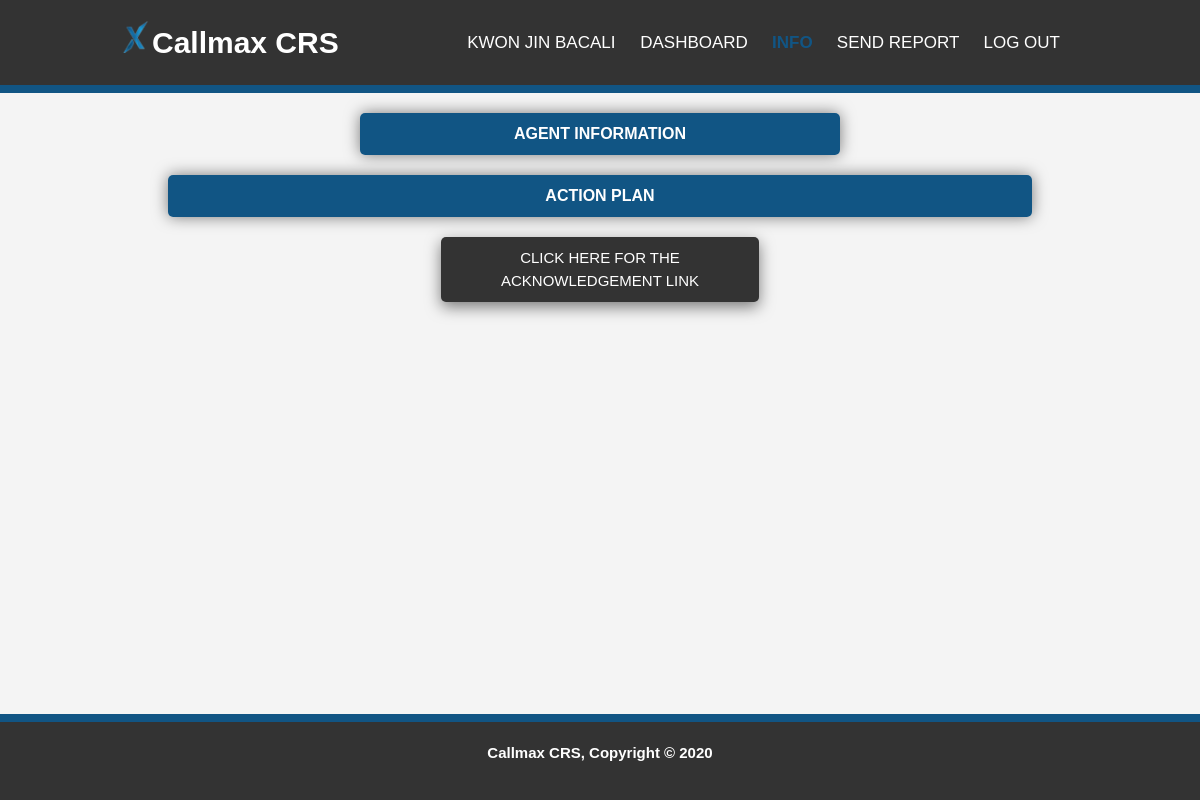
The page /QAV/info.php?n=20 (signed in) on the database as committed earlier.
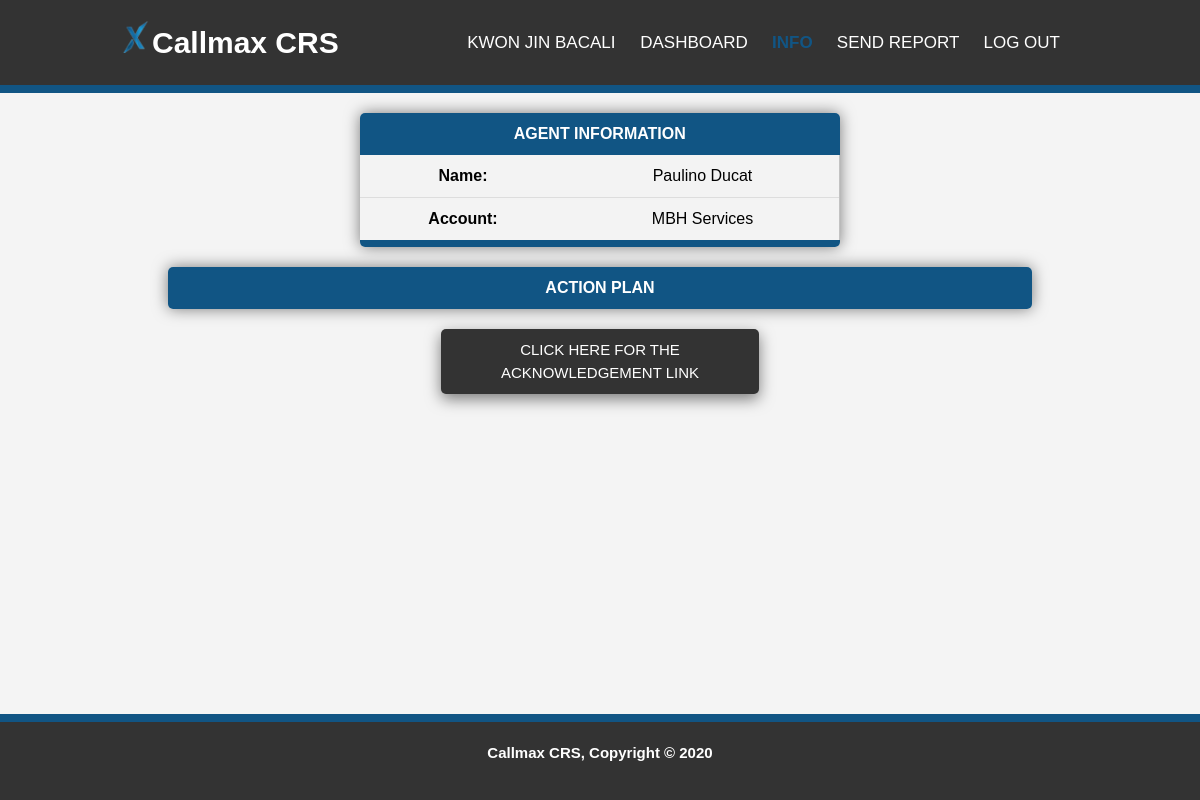
The same page on the database as committed later.
### tables this page shows
CREATE TABLE `agent_reports` (
  `id` int(11) NOT NULL,
  `report_id` int(11) DEFAULT NULL,
  `agent` varchar(255) DEFAULT NULL,
  `account` varchar(255) DEFAULT NULL,
  `report_type` varchar(255) DEFAULT NULL,
  `date_issued` date DEFAULT NULL,
  `coaching_date` date DEFAULT NULL,
  `acknowledge_date` date DEFAULT NULL,
  `status` varchar(255) DEFAULT NULL,
  `root_cause` longtext DEFAULT NULL,
  `action_plan` longtext DEFAULT NULL,
  `team_leader` varchar(255) DEFAULT NULL
);

### text/text.php (called while the page is built, shortened)
<?php
$text['header'] = 'Callmax CRS';
$text['signup'] = 'Sign up';
$text['login'] = 'Login';
$text['send-report'] = 'Send Report';
$text['logout'] = 'log out';
$text['dashboard'] = 'dashboard';
$text['info'] = 'Info';
$text['ack-link'] = 'Acknowledgement Link';
$text['welcome-title'] = ''.$text['header'].' | Welcome';
$text['login-welcome'] = 'Welcome!';
$text['username'] = 'Username';
$text['password'] = 'Password';
$text['forgot-password'] = 'Forgot password?';
$text['no-account'] = 'Don\'t have an account?';
$text['freepik'] = 'Designed by Freepik';
$text['reg-title'] = ''.$text['header'].' | Sign Up';
$text['register-head'] = 'Registration';
$text['firstname'] = 'First Name';
$text['lastname'] = 'Last Name';
$text['email'] = 'Email';
$text['email-add'] = 'Email Address';
$text['cpassword'] = 'Confirm Password';
$text['position'] = 'Position';
$text['choose-pos'] = 'Choose Position';
$text['qav'] = 'Quality Analyst - Voice';
$text['qan'] = 'Quality Analyst - Non-Voice';
$text['hr'] = 'Human Resources';
$text['tl'] = 'Team Leader';
$text['am'] = 'Account Manager';
$text['mis'] = 'MIS';
$text['kpi'] = 'KPI';
$text['accounts'] = 'Accounts';
$text['minus'] = '-';
$text['plus'] = '+';
$text['add-account'] = 'Add Account';
$text['yes-account'] = 'Already have an account?';
$text['login-here'] = 'Login Here';
$text['reg-success'] = 'Registration Successful';
$text['reg-failed'] = 'Registration Failed, Please check the availability of registration';
$text['click-login-here'] = 'Click here to login';
$text['acccess-denied'] = 'Access Denied';
$text['click-here'] = 'Click here';
$text['reg-again'] = 'Click here to register again';
$text['dashboard-title'] = ''.$text['header'].' | Dashboard';
$text['name'] = 'Name';
$text['account'] = 'Account';
$text['status'] = 'status';
$text['search'] = 'Search';
$text['agentname'] = 'Agent Name';
$text['report-type'] = 'Type of Report';
$text['date-issued'] = 'Date Issued';
$text['sendreport-title'] = ''.$text['header'].' | Send Report';
$text['coaching-form'] = 'Coaching Form';
$text['select-name'] = 'Select Name';
$text['select-account'] = 'Select Account';
$text['choose-issue'] = 'Choose Issue';
$text['issue'] = 'Issue';
$text['knowledge'] = 'Knowledge';
$text['attitude'] = 'Attitude';
$text['skill'] = 'Skill';

### QAV/info.php (the view, shortened to what this page needs)
<?php include ('../text/text.php'); ?>
<html>
    <head>
        <link rel="stylesheet" type="text/css" href="../css/html-style.css">
    </head>
    <body>
    	<?php
    require('../connection.php');
    if (isset($_SESSION['name'])) {
        if ($_SESSION['demerits']=='QAV' || $_SESSION['demerits']=='SUPERADMIN') {
        	$sessionUser = $_SESSION['name'];
        	$n = $_GET['n'];
    ?>
    <header>
        <div class="container">
          <div class="heading">
            <div id="branding">
                <h1><img src="../img/favicon.png" alt="logo" /><?php echo $text['header']; ?></h1>
            </div>
            <nav>
                <ul>
                  <li><a href=""><?php echo $_SESSION['name']; ?> </a></li>
                  <li><a href='reports.php'><?php echo $text['dashboard']; ?></a></li>
                  <li class="current"><a href=""><?php echo $text['info']; ?></a></li>
                  <li><a href='sendReport.php'><?php echo $text['send-report']; ?></a></li>
                  <li><a href='../logout.php?logout' onclick="return confirm('Are you sure you want to logout?')"><?php echo $text['logout']; ?></a></li>
                </ul>
            </nav>
          </div>
        </div>
    </header>
  <div class="container">
    <div class="infoContainer">
                <div class="agentInfobox">
                  <table class="agentInfo">
                    <thead>
                      <tr>
                        <th colspan="2"><?php echo $text['agent-info']; ?></th>
                      </tr>
                    </thead>
                    <tbody>
                      <?php
                      $query1 = "SELECT * FROM agent_reports WHERE report_id=".$n;
                      $result1 = mysqli_query($connection, $query1);
                      if (mysqli_num_rows($result1) > 0) {
                        while ( $row = mysqli_fetch_assoc($result1)) {
                          ?>
                          <tr>
                            <th><?php echo $text['name']; ?>:</th>
                            <td><?php echo $row['agent']; ?></td>
                          </tr>
                          <tr>
                            <th><?php echo $text['account']; ?>: </th>
                            <td><?php echo $row['account']; ?></td>
                          </tr>
                          <?php
                        }
                      }
                      ?>
                    </tbody>
                  </table>
                </div>
                <div class="actionplanbox">
                  <table class="actionplan">
                      <thead>
                          <tr>
                            <th><?php echo $text['action-plan']; ?></th>
                          </tr>
                      </thead>
                  </table>
                  <a class ="button" href="acknowledgement.php?n=<?php echo $n; ?>&s=<?php echo $sessionUser; ?>&statement=<?php echo $statement; ?>"><?php echo $text['click-ack-link']; ?></a>
              </div>
    </div>
  </div>
    <?php
        }else{
            header("location:../error/error.php");
        }
    }else{
        header("location:../index.php?e=Please Log in");
    }
?>
<footer>
     <h4><?php echo $text['footer']; ?></h4>
</footer>
</body>
</html>

### css/html-style.css (style rules this page uses)
:root { --primary-color: #115584; --bg-color: #f4f4f4; --dark-grey: #333; --orange: #f56101; --green: #00aa00; --yellow: #ffc530; }
body { padding: 0; margin: 0; background-color: var(--bg-color); font: 15px/1.5 Arial, Helvetica, sans-serif; }
a { text-decoration: none; color: var(--primary-color); transition: all 250ms ease; transition-property: all; transition-duration: 250ms; transition-timing-function: ease; transition-delay: 0s; }
.container { width: 80%; margin: auto; overflow: hidden; }
.button { border: none; color: #fff; background-color: #333; width: 250px; padding: 10px 10px 10px 10px; border-radius: 5px; text-transform: uppercase; box-shadow: 0px 5px 15px 0px rgba(0, 0, 0, 0.5); transition: all 250ms ease; transition-property: all; transition-duration: 250ms; transition-timing-function: ease; transition-delay: 0s; }
.heading { position: relative; width: 100%; margin: auto; padding: 42.5px 0; }
header { position: sticky; top: 0px; background-color: var(--dark-grey); color: #fff; border-bottom: var(--primary-color) solid 8px; }
.heading #branding { position: absolute; top: 0; left: 0; }
.heading #branding h1 img { width: 10%; }
.heading a { color: #fff; text-decoration: none; text-transform: uppercase; font-size: 17px; }
.heading nav { position: absolute; top: 0; right: 0; padding: 15px 10px; }
.heading li { display: inline; padding: 0 10px; }
.heading .current a { color: var(--primary-color); font-weight: bold; }
.agentInfo { border-collapse: collapse; padding: 10px; width: 50%; margin: auto; margin-top: 20px; border-radius: 5px; background-color: #f3f3f3; box-shadow: 0 0 15px rgba(0, 0, 0, 0.5); overflow: hidden; }
.agentInfo th, .agentInfo td { padding: 12px 15px; text-align: center; }
.agentInfo thead { position: sticky; top: 0; background-color: #115584; color: #ffffff; text-transform: uppercase; }
.agentInfo tbody tr { border-bottom: #dddddd 1px solid; background: #f3f3f3; }
.agentInfo td { border-right: #c2c2c2 1px solid; }
.agentInfo tbody tr:last-of-type { border-bottom: var(--primary-color) 7px solid; }
.actionplan { border-collapse: collapse; width: 90%; margin: auto; margin-top: 20px; border-radius: 5px; background-color: #f3f3f3; box-shadow: 0 0 15px rgba(0, 0, 0, 0.5); overflow: hidden; }
.actionplan thead tr th { text-align: center; text-transform: uppercase; color: #fff; background: var(--primary-color); padding: 12px 15px; }
.actionplanbox { display: flex; flex-direction: column; justify-content: center; align-items: center; text-align: center; width: 100%; margin: auto; }
.actionplanbox a.button { padding: 10px 15px; width: 30%; margin: auto; margin-top: 20px; margin-bottom: 20px; }
.infoContainer { width: 100%; margin: auto; min-height: calc(97vh - 85.19px - 89.88px); }
footer { padding-bottom: 20px; text-align: center; border-top: var(--primary-color) solid 8px; background-color: var(--dark-grey); color: #fff; }

Rows that differ between the two databases and show on the page:
now on this page (row edited): agent_reports: agent "Paulino Ducat", account "MBH Services"
